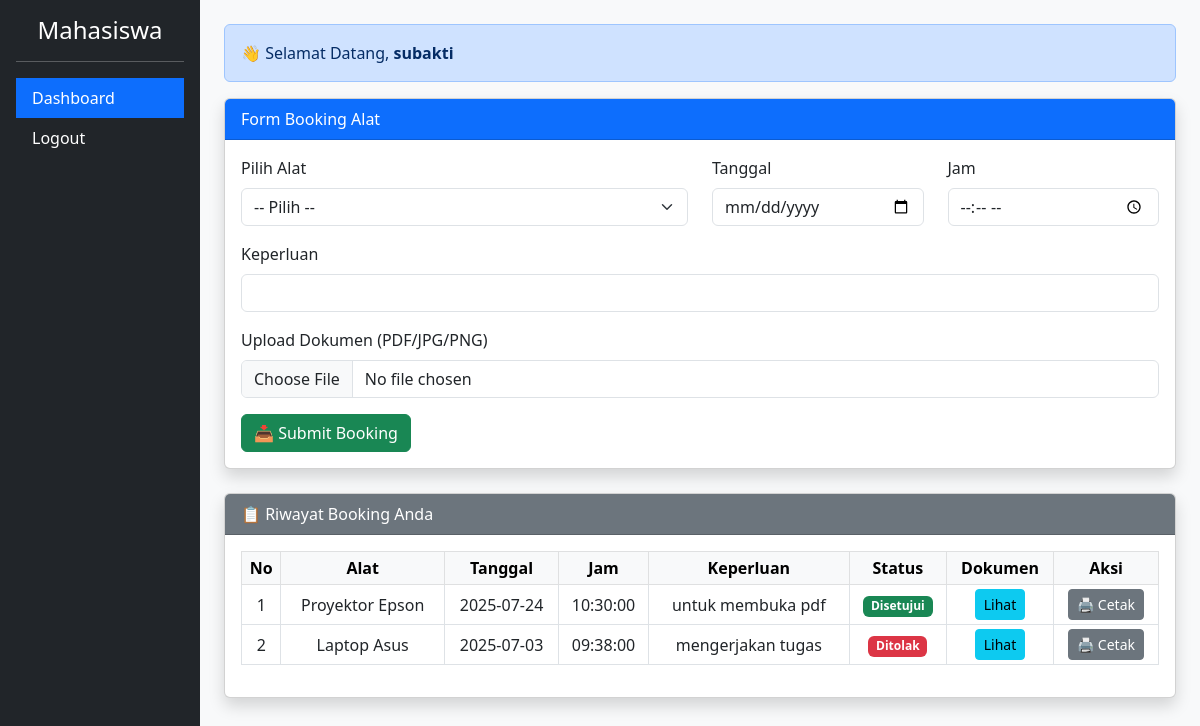
/dashboard_mahasiswa.php (signed in), run on the app's committed database.
### tables this page shows
CREATE TABLE `booking` (
  `id` int(11) NOT NULL,
  `username` varchar(50) NOT NULL,
  `alat_id` int(11) NOT NULL,
  `tanggal` date NOT NULL,
  `jam` time NOT NULL,
  `keperluan` text NOT NULL,
  `dokumen` varchar(255) NOT NULL,
  `status` enum('Menunggu','Disetujui','Ditolak') DEFAULT 'Menunggu'
);

CREATE TABLE `alat` (
  `id` int(11) NOT NULL,
  `nama` varchar(50) NOT NULL,
  `jenis` varchar(50) NOT NULL,
  `lokasi` varchar(100) DEFAULT NULL,
  `status` enum('tersedia','dipinjam') DEFAULT 'tersedia'
);

### dashboard_mahasiswa.php (the view, shortened to what this page needs)
<?php
include 'koneksi.php';
$username = $_SESSION['username'];
$data = mysqli_query($koneksi, "
    SELECT b.*, a.nama AS nama_alat
    FROM booking b
    JOIN alat a ON b.alat_id = a.id
    WHERE b.username = '$username'
    ORDER BY b.tanggal DESC, b.jam DESC
");
?>
<!DOCTYPE html>
<html lang="id">
<head>
    <link href="https://cdn.jsdelivr.net/npm/bootstrap@5.3.0/dist/css/bootstrap.min.css" rel="stylesheet">
</head>
<body>
<div class="container-fluid">
    <div class="row">
        <div class="col-md-2 bg-dark text-white sidebar p-3">
            <h4 class="text-center">Mahasiswa</h4>
            <hr>
            <ul class="nav flex-column">
                <li class="nav-item"><a href="dashboard_mahasiswa.php" class="nav-link text-white active">Dashboard</a></li>
                <li class="nav-item"><a href="logout.php" class="nav-link text-white">Logout</a></li>
            </ul>
        </div>
        <div class="col-md-10 p-4">
            <div class="alert alert-primary">👋 Selamat Datang, <strong><?= htmlspecialchars($username) ?></strong></div>
            <div class="card mb-4 shadow">
                <div class="card-header bg-primary text-white">Form Booking Alat</div>
                <div class="card-body">
                    <form action="proses_booking.php" method="POST" enctype="multipart/form-data">
                        <div class="row mb-3">
                            <div class="col-md-6">
                                <label class="form-label">Pilih Alat</label>
                                <select name="alat_id" class="form-select" required>
                                    <option value="">-- Pilih --</option>
                                </select>
                            </div>
                            <div class="col-md-3">
                                <label class="form-label">Tanggal</label>
                                <input type="date" name="tanggal" class="form-control" required>
                            </div>
                            <div class="col-md-3">
                                <label class="form-label">Jam</label>
                                <input type="time" name="jam" class="form-control" required>
                            </div>
                        </div>
                        <div class="mb-3">
                            <label class="form-label">Keperluan</label>
                            <input type="text" name="keperluan" class="form-control" required>
                        </div>
                        <div class="mb-3">
                            <label class="form-label">Upload Dokumen (PDF/JPG/PNG)</label>
                            <input type="file" name="dokumen" class="form-control" accept=".pdf,.jpg,.png" required>
                        </div>
                        <button type="submit" class="btn btn-success">📥 Submit Booking</button>
                    </form>
                </div>
            </div>
            <div class="card shadow">
                <div class="card-header bg-secondary text-white">📋 Riwayat Booking Anda</div>
                <div class="card-body table-responsive">
                    <table class="table table-bordered table-hover table-sm align-middle">
                        <thead class="table-light text-center">
                            <tr>
                                <th>No</th>
                                <th>Alat</th>
                                <th>Tanggal</th>
                                <th>Jam</th>
                                <th>Keperluan</th>
                                <th>Status</th>
                                <th>Dokumen</th>
                                <th>Aksi</th>
                            </tr>
                        </thead>
                        <tbody>
                            <?php
                            $no = 1;
                            while ($row = mysqli_fetch_assoc($data)) {
                                echo "<tr class='text-center'>
                                    <td>{$no}</td>
                                    <td>{$row['nama_alat']}</td>
                                    <td>{$row['tanggal']}</td>
                                    <td>{$row['jam']}</td>
                                    <td>{$row['keperluan']}</td>
                                    <td><span class='badge bg-" .
                                        ($row['status'] == 'Disetujui' ? 'success' : ($row['status'] == 'Ditolak' ? 'danger' : 'warning')) .
                                        "'>{$row['status']}</span></td>
                                    <td><a href='upload/{$row['dokumen']}' class='btn btn-sm btn-info' target='_blank'>Lihat</a></td>
                                    <td><a href='cetak_bukti.php?id={$row['id']}' class='btn btn-sm btn-secondary' target='_blank'>🖨️ Cetak</a></td>
                                </tr>";
                                $no++;
                            }
                            ?>
                        </tbody>
                    </table>
                </div>
            </div>
        </div>
    </div>
</div>
</body>
</html>

### dashboard_mahasiswa.php (style rules this page uses)
body { background-color: #f8f9fa; }
.sidebar { height: 100vh; position: sticky; top: 0; }
.nav-link.active { background-color: #0d6efd; color: #fff !important; }

### data on the page
booking: alat.nama "Proyektor Epson", tanggal "2025-07-24", jam "10:30:00", keperluan "untuk membuka pdf", status "Disetujui"
booking: alat.nama "Laptop Asus", tanggal "2025-07-03", jam "09:38:00", keperluan "mengerjakan tugas", status "Ditolak"

### other printed values
$username "subakti"
